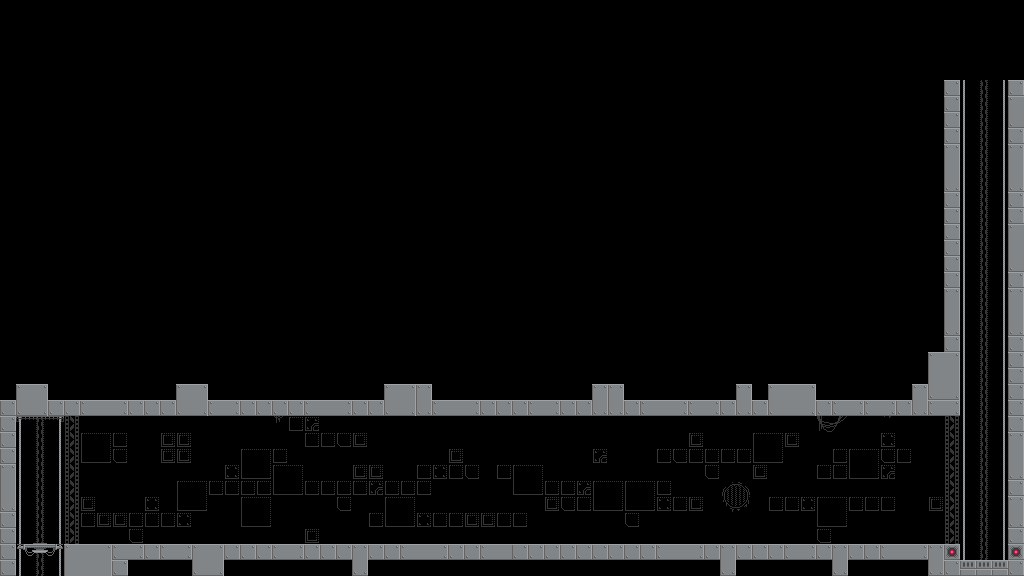

This is a level from a 2D game, rendered from its Tiled map with the project's own tilesets. A one-line summary and the map file follow, with tile-layer data summarised:
An orthogonal 64x36 tile map with 16x16 px tiles, 2 tile layers (bg, fg).

<map version="1.4" tiledversion="1.4.0" orientation="orthogonal" renderorder="right-down" compressionlevel="0" width="64" height="36" tilewidth="16" tileheight="16" infinite="0" nextlayerid="3" nextobjectid="1">
 <editorsettings>
  <export target="level5.json" format="json" />
 </editorsettings>
 <tileset firstgid="1" name="tileset" tilewidth="16" tileheight="16" tilecount="168" columns="12">
  <image source="../image/tileset.png" width="192" height="224" />
 </tileset>
 <layer id="2" name="bg" width="64" height="36">
  <data>[2304 cells, 283 non-empty, 21 distinct tile ids]</data>
 </layer>
 <layer id="1" name="fg" width="64" height="36">
  <data>[2304 cells, 215 non-empty, 25 distinct tile ids]</data>
 </layer>
</map>
